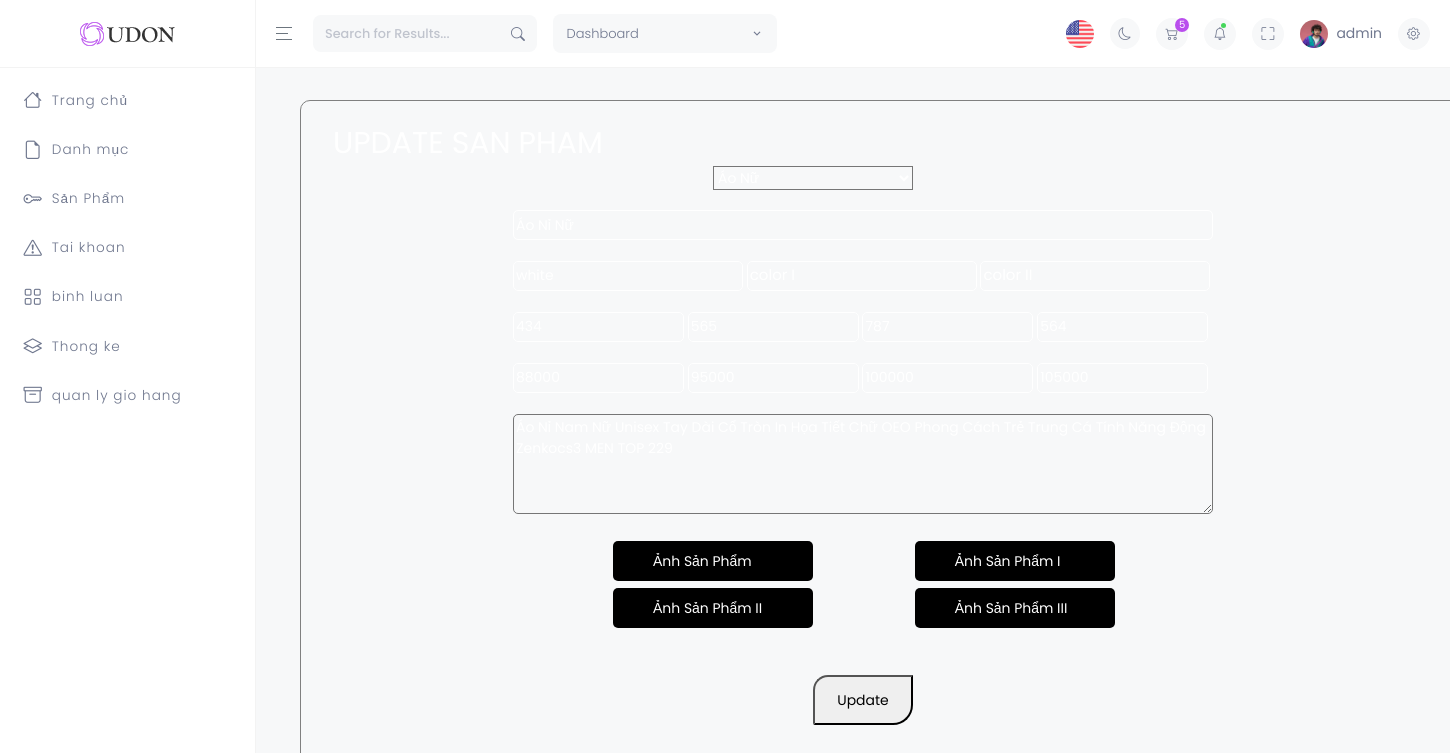
/admin/index.php?act=suasp&id=52, run on the app's committed database.
### tables this page shows
CREATE TABLE `sanpham` (
  `id` int(11) NOT NULL,
  `name` text NOT NULL,
  `img` text NOT NULL,
  `img1` text NOT NULL,
  `img2` text NOT NULL,
  `img3` text NOT NULL,
  `color` varchar(50) NOT NULL,
  `color1` varchar(50) NOT NULL,
  `color2` varchar(50) NOT NULL,
  `mota` text NOT NULL,
  `dateup` date DEFAULT NULL,
  `luotmua` int(11) NOT NULL,
  `iddm` int(11) NOT NULL
);

CREATE TABLE `danhmuc` (
  `id` int(11) NOT NULL,
  `name` text NOT NULL
);

CREATE TABLE `sanpham_shared` (
  `id` int(11) NOT NULL,
  `idsp` int(11) NOT NULL,
  `idsize` int(11) NOT NULL,
  `price` float NOT NULL,
  `quantity` int(11) NOT NULL
);

### model/pdo.php (called while the page is built, shortened)
<?php
function pdo_get_connection(){
    $servername = "localhost";
    $username = "root";
    $password = "";
    try {
        $conn = new PDO("mysql:host=$servername;dbname=duan1haphoi", $username, $password);
        $conn->setAttribute(PDO::ATTR_ERRMODE, PDO::ERRMODE_EXCEPTION);
        return $conn;
    } catch(PDOException $e) {
        echo "Connection failed: " . $e->getMessage();
    }
}
function pdo_query($sql){
    $sql_args=array_slice(func_get_args(),1);
    try{
        $conn=pdo_get_connection();
        $stmt=$conn->prepare($sql);
        $stmt->execute($sql_args);
        $rows=$stmt->fetchAll();
        return $rows;
    }
    catch(PDOException $e){
        throw $e;
    }
    finally{
        unset($conn);
    }
}
?>

### model/danhmuc.php (called while the page is built, shortened)
<?php
function select_danhmuc(){
    $sql ='SELECT * FROM danhmuc';
    $danhmuc = pdo_query($sql);
    return $danhmuc;
}
?>

### model/sanpham.php (called while the page is built, shortened)
<?php
function fill_dulieu_update_sp($id)
{
    $sql = "SELECT
    p.id AS idsp,
    p.iddm AS iddm,
    p.name AS name,
    p.img AS img,
    p.img1 AS img1,
    p.img2 AS img2,
    p.img3 AS img3,
    p.mota AS mota,
    p.color AS color,
    p.color1 AS color1,
    p.color2 AS color2,
    pv.quantity AS quantity,
    pv.price AS price,
    size.id AS id_size,
    size.size AS size
FROM sanpham p
INNER JOIN sanpham_shared pv ON pv.idsp = p.id
INNER JOIN size ON size.id = pv.idsize
WHERE p.id = $id
ORDER BY size.id ASC";
    $fill_dulieu =  pdo_query($sql);
    return $fill_dulieu;
}
?>

### admin/sanpham/updatesp.php (the view, shortened to what this page needs)
<div class='container'>
    <div class="text">UPDATE SAN PHAM</div>
    <form action="index.php?act=updatesp" method="post" enctype="multipart/form-data">
        <select name="iddm" id="">
        <?php
        $list_dm_ud = select_danhmuc();
        foreach($list_dm_ud as $dm):?>
          <option value="<?php echo $dm['id'] ?>"
          <?php echo($fill_sl[0]['iddm'] == $dm['id'] ? 'selected' : '') ?>><?php echo $dm['name'] ?></option>
          <?php endforeach ?>
        </select> <br>
      <input type="text" name="name" class="ip" placeholder="Tên Sản Phẩm" value="<?php echo $fill_sl[0]['name'] ?>"> <br> <br>
      <input type="text" name="color" id="" class="color" style="margin-left: 200px;" placeholder="color"value="<?php echo $fill_sl[0]['color'] ?>" >
      <input type="text" name="color1" id="" class="color" placeholder="color I" value="<?php echo $fill_sl[0]['color1'] ?>">
      <input type="text" name="color2" id="" class="color" placeholder="color II" value="<?php echo $fill_sl[0]['color2'] ?>"> <br> <br>
      <input type="number" name="quantityS" id="" class="quantity" placeholder="Quantity S" style="margin-left: 200px;" value="<?php echo $fill_sl[0]['quantity'] ?>">
      <input type="number" name="quantityM" id="" class="quantity" placeholder="Quantity M"  value="<?php echo $fill_sl[1]['quantity'] ?>">
      <input type="number" name="quantityL" id="" class="quantity" placeholder="Quantity L" value="<?php echo $fill_sl[2]['quantity'] ?>">
      <input type="number" name="quantityXL" id="" class="quantity" placeholder="Quantity XL" value="<?php echo $fill_sl[3]['quantity'] ?>"> <br> <br>
      <input type="number" name="PriceS" id="" class="quantity" placeholder="Price S" style="margin-left: 200px;" value="<?php echo $fill_sl[0]['price'] ?>" >
      <input type="number" name="PriceM" id="" class="quantity" placeholder="Price M" value="<?php echo $fill_sl[1]['price'] ?>">
      <input type="number" name="PriceL" id="" class="quantity" placeholder="Price L" value="<?php echo $fill_sl[2]['price'] ?>">
      <input type="number" name="PriceXL" id="" class="quantity" placeholder="Price XL" value="<?php echo $fill_sl[3]['price'] ?>">
      <br> <br>
      <textarea name="mota" id="" cols="30" rows="10" class="mota" placeholder="Mô Tả Sản Phẩm"><?php echo $fill_sl[0]['mota'] ?></textarea>
      <br>
      <br>
      <div class="up">
      <label for="file_img">Ảnh Sản Phẩm</label>
      <label for="file_img1">Ảnh Sản Phẩm I</label>
      <input type="file" name="file_img1" id="file_img1" class="upload"> <br> <br>
      <label for="file_img2">Ảnh Sản Phẩm II</label>
      <label for="file_img3">Ảnh Sản Phẩm III</label>
      </div>
      <input class="nutbutton" type="submit" value="Update" name="update" >
    </form>
</div>

### admin/sanpham/updatesp.php (style rules this page uses)
.container { margin-top: 100px; margin-left: 300px; width: 1200px; height: 1600px; border: 1px solid gray; border-radius: 10px; overflow: hidden; }
.text { font-size: 30px; color: white; margin: 20px 0 0 20px; }
select { width: 200px; background-color: transparent; color: white; margin-left: 400px; }
option { background-color: black; }
.ip { width: 700px; height: 30px; border-radius: 5px; background-color: transparent; border: 1px solid white; color: white; margin-top: 20px; margin-left: 200px; }
::placeholder { color: white; font-size: 15px; }
.color { width: 230px; border: 1px solid white; background-color: transparent; border-radius: 5px; height: 30px; color: white; }
.quantity { width: 171px; height: 30px; border: 1px solid white; background-color: transparent; border-radius: 5px; color: white; }
.mota { width: 700px; height: 100px; margin-left: 200px; border-radius: 5px; background-color: transparent; color: white; }
label { position: absolute; width: 200px; background-color: black; color: white; height: 40px; padding: 10px 0 0 40px; border-radius: 5px; }
form { position: relative; }
.up { margin-left: 300px; }
.nutbutton { text-align: center; margin-top: 60px; margin-left: 500px; border-radius: 15px 0 20px 2px; width: 100px; height: 50px; }

### data on the page
sanpham: iddm "Áo Nữ", name "Áo Nỉ Nữ", mota "Áo Nỉ Nam Nữ Unisex Tay Dài Cổ Tròn In Họa Tiết Chữ OEO Phong Cách Trẻ Trung Cá Tính Năng Động Zenkocs3 MEN TOP 229"
sanpham_shared: quantityS "434", PriceS "88000"
sanpham_shared: quantityM "565", PriceM "95000"
sanpham_shared: quantityL "787", PriceL "100000"
sanpham_shared: quantityXL "564", PriceXL "105000"
